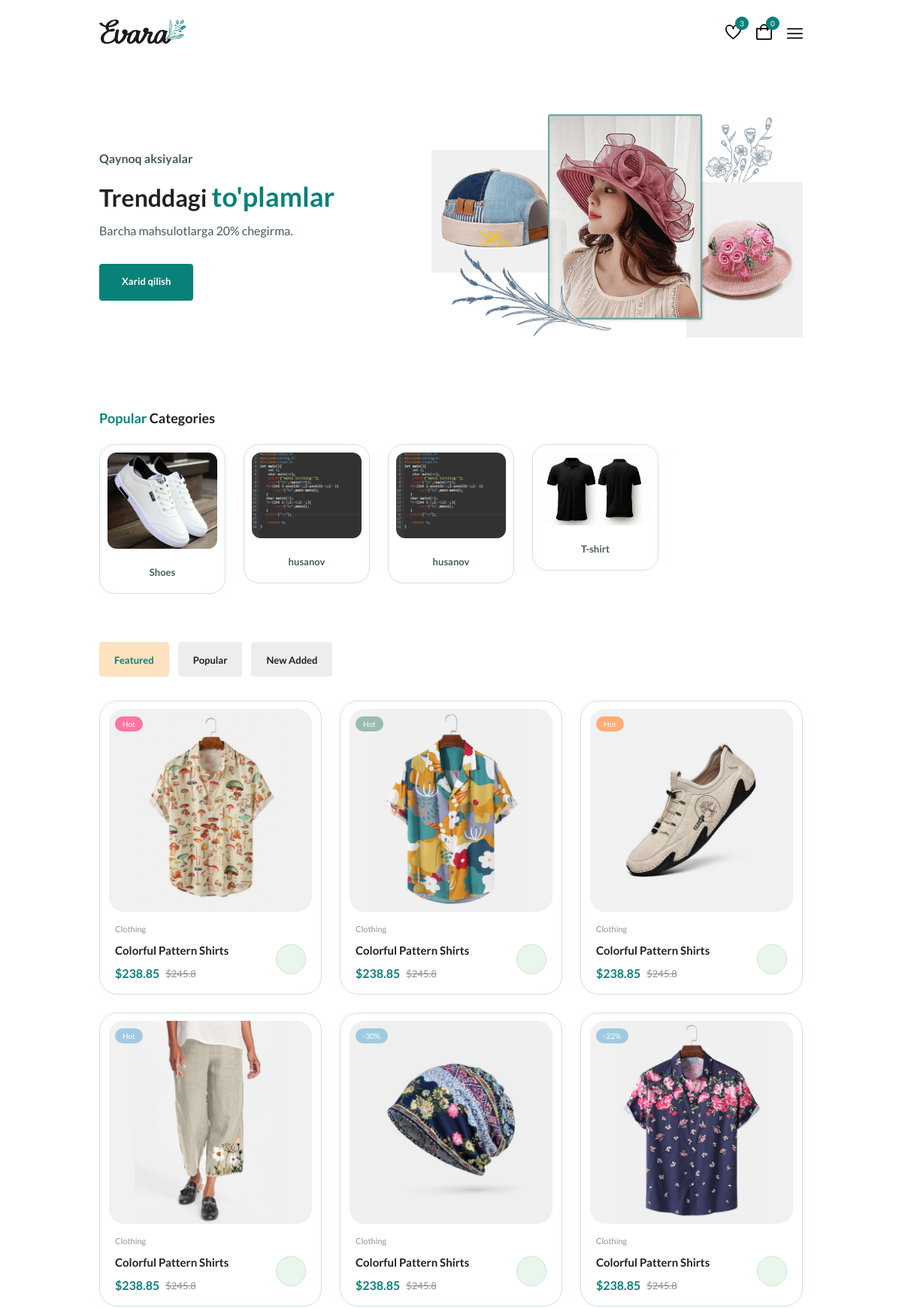
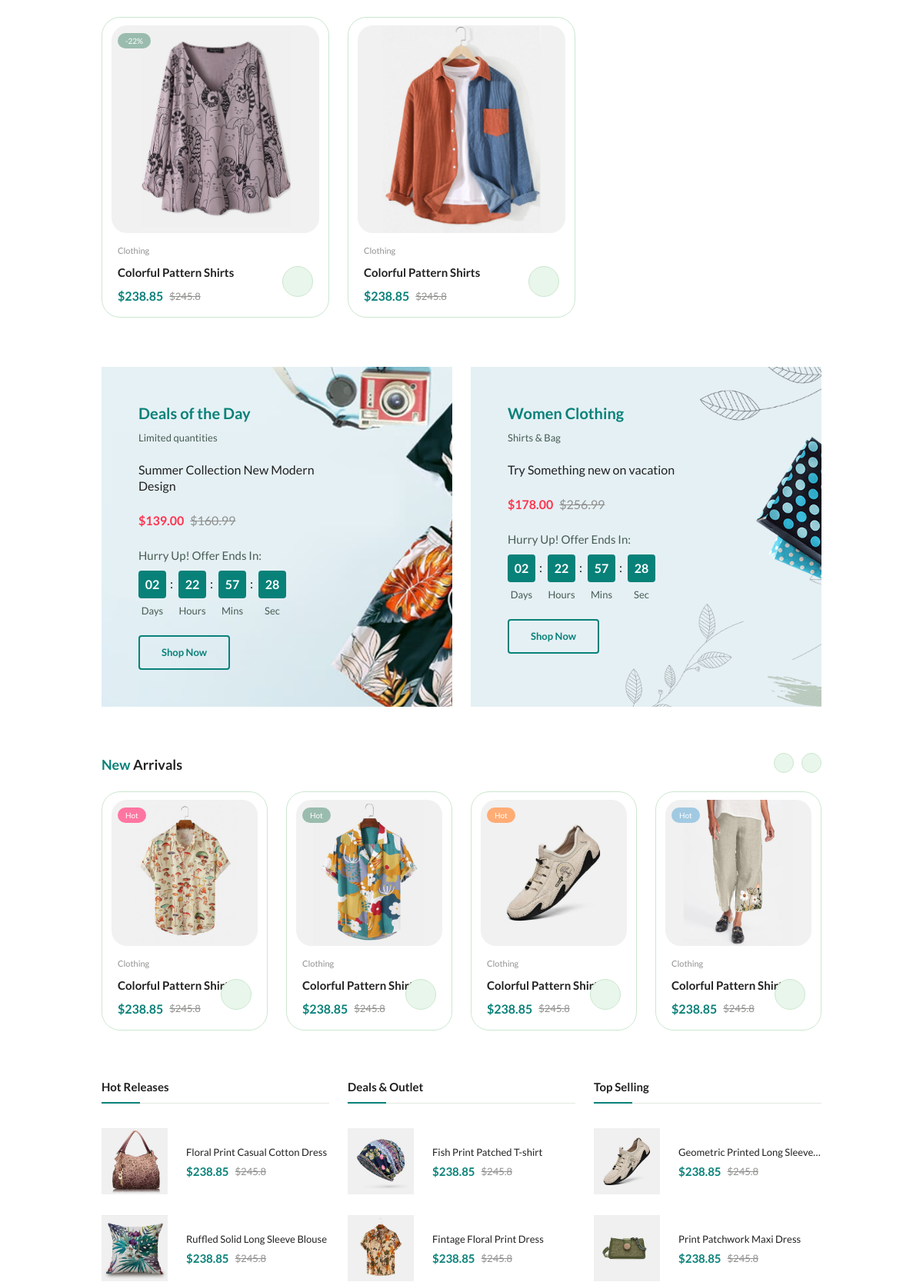
The page / (upper part) on the database its author committed (2 pictures, top to bottom).
### shop/models/products.py (models this page shows, shortened)
class Category(models.Model):
    name = models.CharField(max_length=100)
    image = models.ImageField(upload_to="category_images/", null=True, blank=True)

### shop/views/shop.py (the view)
# urls.py: path('', dashboard, name='dashboard'),
def dashboard(request):
    categories = Category.objects.all()
    cart = Cart(request)
    data = {
        "categories": categories,
        "cart_count": cart.get_count()
    }
    return render(request, "shop/index.html", context=data)

### shop/utils.py (called while the page is built)
    def get_count(self):
        return len(self.cart.keys())

### shop/templates/shop/index.html (shortened to what this page needs)
{% extends "base.html" %}
{% block main %}
      {% include "components/home.html" %}
      {% include "components/category.html" %}
      {% include "components/products.html" %}
      {% include "components/deals.html" %}
      {% include "components/new_arrimals.html" %}
      {% include "components/showcase.html" %}
{% endblock main %}

### templates/components/category.html (shortened to what this page needs)
{% load static %}
<section class="categories container section">
        <h3 class="section__title"><span>Popular</span> Categories</h3>
        <div class="categories__container swiper">
          <div class="swiper-wrapper">
            {% for category in categories %}
              <a href="{% url 'category_products' category.id  %}" class="category__item swiper-slide">
                <img
                  src="{{category.image.url}}"
                  alt=""
                  class="category__img"
                />
                <h3 class="category__title">{{category.name}}</h3>
              </a>
            {% endfor %}
          </div>
        </div>
      </section>

### static/assets/css/styles.css (style rules this page uses)
:root { --header-height: 4rem; --first-color: hsl(176, 88%, 27%); --first-color-alt: hsl(129, 44%, 94%); --second-color: hsl(34, 94%, 87%); --title-color: hsl(0, 0%, 13%); --text-color: hsl(154, 13%, 32%); --text-color-light: hsl(60, 1%, 56%); --body-color: hsl(0, 0%, 100%); --container-color: hsl(0, 0%, 93%); --border-color: hsl(129, 36%, 85%); --border-color-alt: hsl(113, 15%, 90%); --body-font: "Lato", sans-serif; --second-font: "League Spartan" sans-serif; --big-font-size: 3.5rem; --h1-font-size: 2.75rem; --h2-font-size: 2rem; --h3-font-size: 1.75rem; --h4-font-size: 1.375rem; --large-font-size: 1.125rem; --normal-font-size: 1rem; --small-font-size: 0.875rem; --smaller-font-size: 0.75rem; --tiny-font-size: 0.6875rem; --weight-400: 400; --weight-500: 500; --weight-600: 600; --weight-700: 700; --transition: cubic-bezier(0, 0, 0.05, 1); }
@media screen and (max-width: 1200px) { :root { --big-font-size: 2.25rem; --h1-font-size: 2rem; --h2-font-size: 1.375rem; --h3-font-size: 1.25rem; --h4-font-size: 1.125rem; --large-font-size: 1rem; --normal-font-size: 0.9375rem; --small-font-size: 0.8125rem; --smaller-font-size: 0.6875rem; --tiny-font-size: 0.625rem; } }
* { margin: 0; padding: 0; box-sizing: border-box; }
html { scroll-behavior: smooth; }
input, textarea, body { color: var(--text-color); font-family: var(--body-font); font-size: var(--normal-font-size); font-weight: var(--weight-400); }
body { background-color: var(--body-color); }
h1, h2, h3, h4 { font-family: var(--second-font); color: var(--title-color); font-weight: var(--weight-600); }
a { text-decoration: none; }
img { max-width: 100%; }
.container { max-width: 1320px; margin-inline: auto; padding-inline: 0.75rem; }
.section { padding-block: 2rem; }
.section__title { font-size: var(--h4-font-size); margin-bottom: 1.5rem; }
.section__title span { color: var(--first-color); }
.categories { overflow: hidden; }
.category__item { text-align: center; border: 1px solid var(--border-color); padding: 0.625rem 0.625rem 1.25rem; border-radius: 1.25rem; -webkit-border-radius: 1.25rem; -moz-border-radius: 1.25rem; -ms-border-radius: 1.25rem; -o-border-radius: 1.25rem; }
.category__img { margin-bottom: 1.25rem; border-radius: 0.75rem; -webkit-border-radius: 0.75rem; -moz-border-radius: 0.75rem; -ms-border-radius: 0.75rem; -o-border-radius: 0.75rem; }
.category__title { color: var(--text-color); font-size: var(--small-font-size); }
.swiper { overflow: initial; }
@media screen and (max-width: 1400px) { .container { max-width: 1140px; } }
@media screen and (max-width: 1200px) { .container { max-width: 960px; } }

### rows shown on the page
Category: image (picture), name "T-shirt"
Category: image (picture), name "Shoes"
Category: image (picture), name "husanov"
Category: image (picture), name "husanov"

### other values the page prints
{{ cart_count }} "0"
